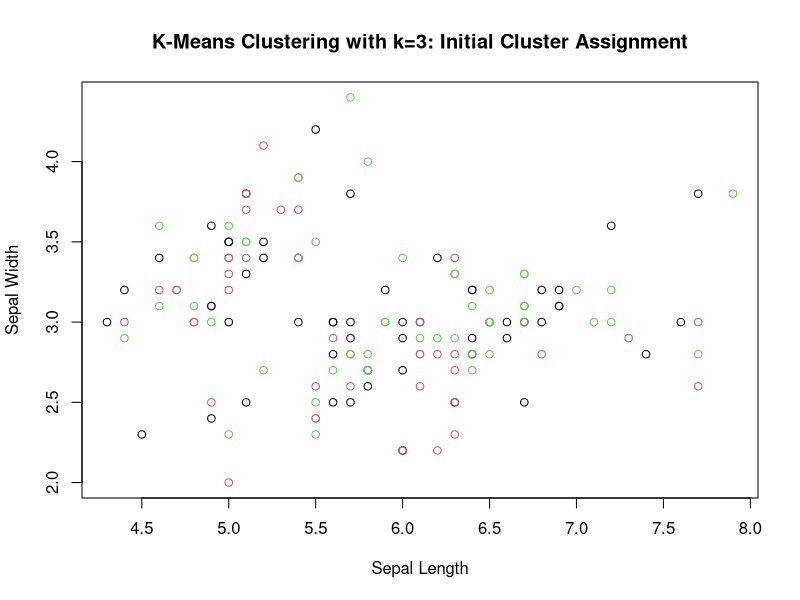
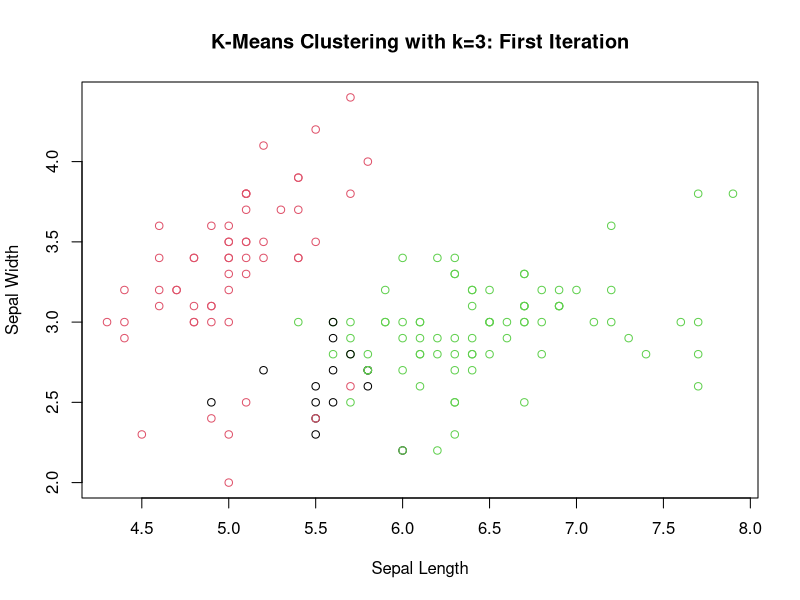
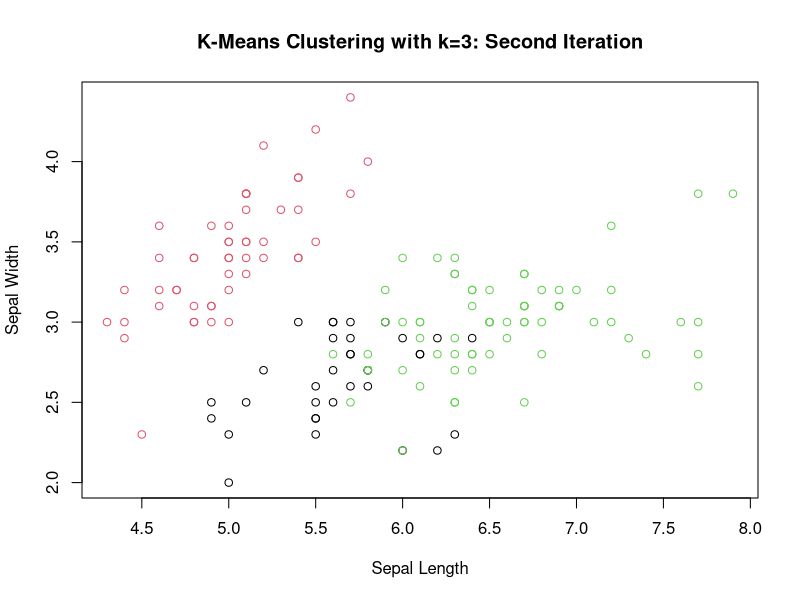
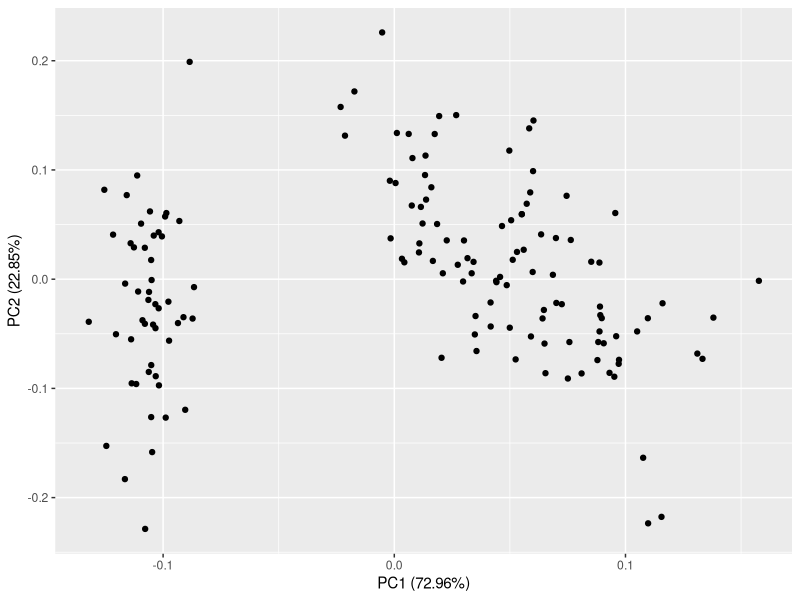
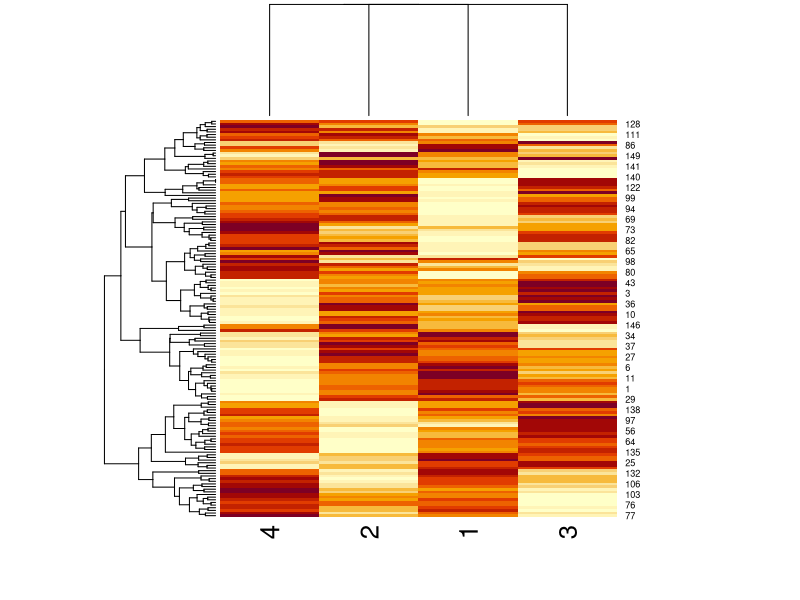
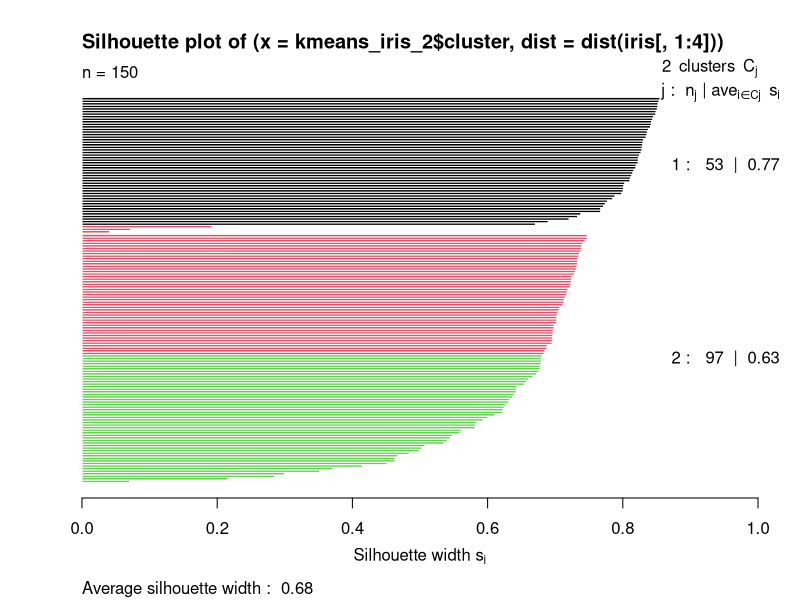
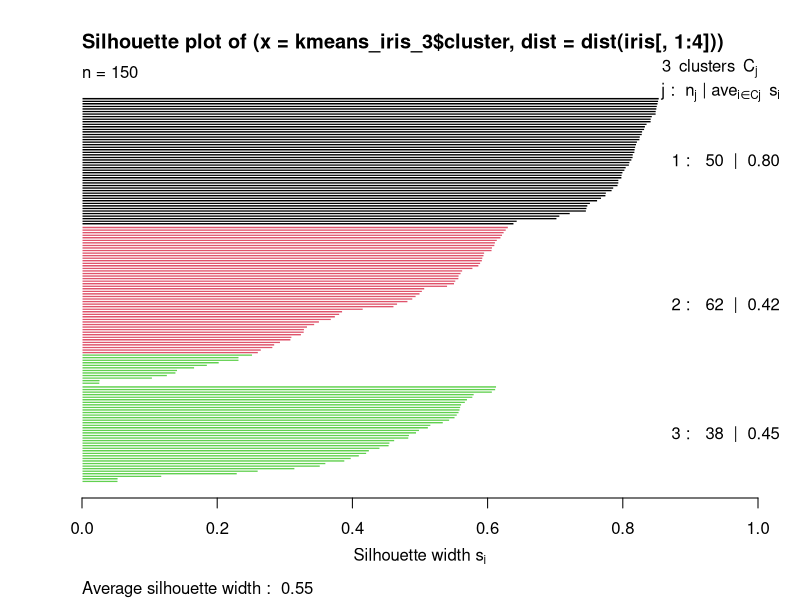
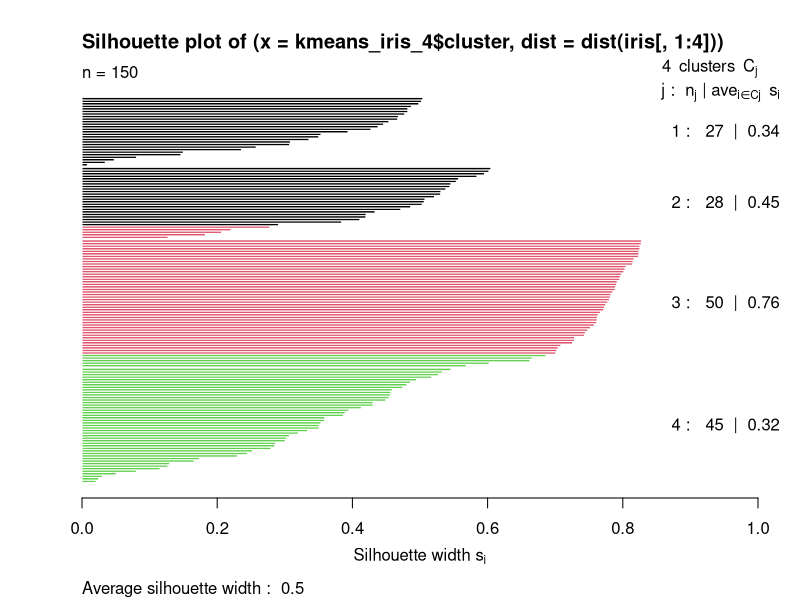

Generate these figures, in order, with R:
## ---- chunk 1
# Loading libraries
library(ggplot2)
library(fastICA)
library(tidyverse)
library(ggfortify)
library(cluster)
## ---- chunk 2
data(iris)
#You can choose however many clusters you want
head(iris)
## ---- chunk 3
# Dropped "species" column
iris_subset <- select(iris, -"Species")
head(iris_subset, n = 3)
## ---- chunk 4
# Use set.seed function so data is replicable
set.seed(4)

# K = 3
# Randomly assign each data point to a number from 1-3
iris_subset$Cluster <- sample(1:3, nrow(iris), replace = TRUE)

# First Iteration

# Compute cluster centroid
# There are 4 variables, so the centroids will be vectors of length 4
cluster_1 <- filter(iris_subset, Cluster == 1)
cluster_2 <- filter(iris_subset, Cluster == 2)
cluster_3 <- filter(iris_subset, Cluster == 3)

a <- as.vector(apply(cluster_1, 2, mean)[1:4])
b <- as.vector(apply(cluster_2, 2, mean)[1:4])
c <- as.vector(apply(cluster_3, 2, mean)[1:4])

# Euclidean distance of each point from each centroid
d <- sqrt(((iris_subset[1]-a[1])^2)+((iris_subset[2]-a[2])^2)+((iris_subset[3]-a[3])^2)+((iris_subset[4]-a[4])^2))
e <- sqrt(((iris_subset[1]-b[1])^2)+((iris_subset[2]-b[2])^2)+((iris_subset[3]-b[3])^2)+((iris_subset[4]-b[4])^2))
f <- sqrt(((iris_subset[1]-c[1])^2)+((iris_subset[2]-c[2])^2)+((iris_subset[3]-c[3])^2)+((iris_subset[4]-c[4])^2))

df <- data.frame(d,e,f)

# Finds minimum distance
iris_subset$Min_dist_1 <- apply(df, 1, min)

# Assigns to new cluster
iris_subset$Cluster_2 <- apply(df, 1, which.min)

# Second Iteration

# Computer cluster centroid
cluster_1.1 <- filter(iris_subset, Cluster_2 == 1)
cluster_2.1 <- filter(iris_subset, Cluster_2 == 2)
cluster_3.1 <- filter(iris_subset, Cluster_2 == 3)

g <- as.vector(apply(cluster_1.1, 2, mean)[1:4])
h <- as.vector(apply(cluster_2.1, 2, mean)[1:4])
i <- as.vector(apply(cluster_3.1, 2, mean)[1:4])

j <- sqrt(((iris_subset[1] - g[1])^2)+((iris_subset[2] - g[2])^2)+((iris_subset[3] - g[3])^2)+((iris_subset[4] - g[4])^2))
k <- sqrt(((iris_subset[1] - h[1])^2)+((iris_subset[2] - h[2])^2)+((iris_subset[3] - h[3])^2)+((iris_subset[4] - h[4])^2))
l <- sqrt(((iris_subset[1] - i[1])^2)+((iris_subset[2] - i[2])^2)+((iris_subset[3] - i[3])^2)+((iris_subset[4] - i[4])^2))

df1 <- data.frame(j, k, l)

# Finds Minimum Distance
iris_subset$Min_dist_2 <- apply(df1, 1, min)

# Assigns to new cluster
iris_subset$Cluster_3 <- apply(df1, 1, which.min)

# Displays clusters in each iteration
iris_clusters <- select(iris_subset, -c("Min_dist_1","Min_dist_2"))
iris_clusters                     
## ---- chunk 5
# Plotting first two variables to get an idea of clusters, although would have used principal component analysis if prompted, will not show output

plot(iris_subset$Sepal.Length, iris_subset$Sepal.Width, col=iris_subset$Cluster, main = "K-Means Clustering with k=3: Initial Cluster Assignment", xlab = "Sepal Length", ylab = "Sepal Width")
plot(iris_subset$Sepal.Length, iris_subset$Sepal.Width, col=iris_subset$Cluster_2, main = "K-Means Clustering with k=3: First Iteration", xlab = "Sepal Length", ylab = "Sepal Width")
plot(iris_subset$Sepal.Length, iris_subset$Sepal.Width, col=iris_subset$Cluster_3, main = "K-Means Clustering with k=3: Second Iteration", xlab = "Sepal Length", ylab = "Sepal Width")
## ---- chunk 6
# Converting data into matrix 
iris_pca <- data.matrix(iris[,1:4])

# Running PCA
pr_iris <- prcomp(iris_pca, scale.=TRUE)
pr_iris

# Plotting 
autoplot(prcomp(iris_pca, scale.=TRUE))

# Calculating percent variance explained by each principle component to check plot labels

# Variance of each principle component
pr_iris$sdev^2

# Sum of variance of each principle component
sum(pr_iris$sdev^2)

# Percent variance each principle component describes.
per_var <- pr_iris$sdev^2/sum(pr_iris$sdev^2)

# Isolating PC1 and PC2, which cumulatively describe 95.81% of the variance. PC1 describes 72.96% of the variance, and PC2 describes 22.85% of the variance. 
per_var[1:2]
## ---- chunk 7
iris_ica <- data.matrix(iris[,1:4])
ica_output <- fastICA(iris_ica, 4, fun = "logcosh", alpha = 1, row.norm = FALSE, maxit = 200, tol = 0.0001, verbose = FALSE)
ica_output
## ---- chunk 8
# Plotting as heatmap
heatmap(ica_output$S)
## ---- chunk 9
# Running k-means
set.seed(4)

# Trying with two clusters
kmeans_iris_2 <- kmeans(iris[,1:4], 2)

a <- silhouette(kmeans_iris_2$cluster, dist(iris[,1:4]))

plot(a, col=iris$Species)

# Trying with three clusters
kmeans_iris_3 <- kmeans(iris[,1:4], 3)

b <- silhouette(kmeans_iris_3$cluster, dist(iris[,1:4]))

plot(b, col=iris$Species)

# Trying with four clusters
kmeans_iris_4 <- kmeans(iris[,1:4], 4)

c <- silhouette(kmeans_iris_4$cluster, dist(iris[,1:4]))

plot(c, col=iris$Species)

# Checking which species are in which cluster
levels(iris$Species)
palette()

# Per silhouette analysis, two clusters results in the highest average silhouette width. The data cluster somewhat by species, in that one species (setosa) is in the first cluster, and the remaining two species (versicolor and virginica) are in the second cluster; however, the clusters do not each represent a species.

# Running K means with two clusters
kmeans_iris_2 <- kmeans(iris[,1:4], 2)
kmeans_iris_2

# PCA plot colored by species
autoplot(prcomp(iris_pca, scale.=TRUE), data = iris, col = "Species")
## ---- chunk 10
# First linkage type and distance metric
iris_dist <- dist(iris[,1:4], method = "manhattan")
iris_dend <- hclust(iris_dist, method = "average")
plot(iris_dend)

# Second linkage type and distance metric
iris_dist_2 <- dist(iris[,1:4], method = "euclidean")
iris_dend_2 <- hclust(iris_dist_2, method = "complete")
plot(iris_dend_2)
## ---- chunk 11
# Trying two different cut points
plot(iris_dend_2)
rect.hclust(iris_dend_2, k = 3)

plot(iris_dend_2)
rect.hclust(iris_dend_2, k = 2)
## ---- chunk 12
# Coloring PCA plot according to clustering
tree_2 <- cutree(iris_dend_2, k = 2)
autoplot(prcomp(iris_pca, scale.=TRUE), data = iris, col = tree_2)

tree <- cutree(iris_dend_2, k = 3)
autoplot(prcomp(iris_pca, scale.=TRUE), data = iris, col = tree)
